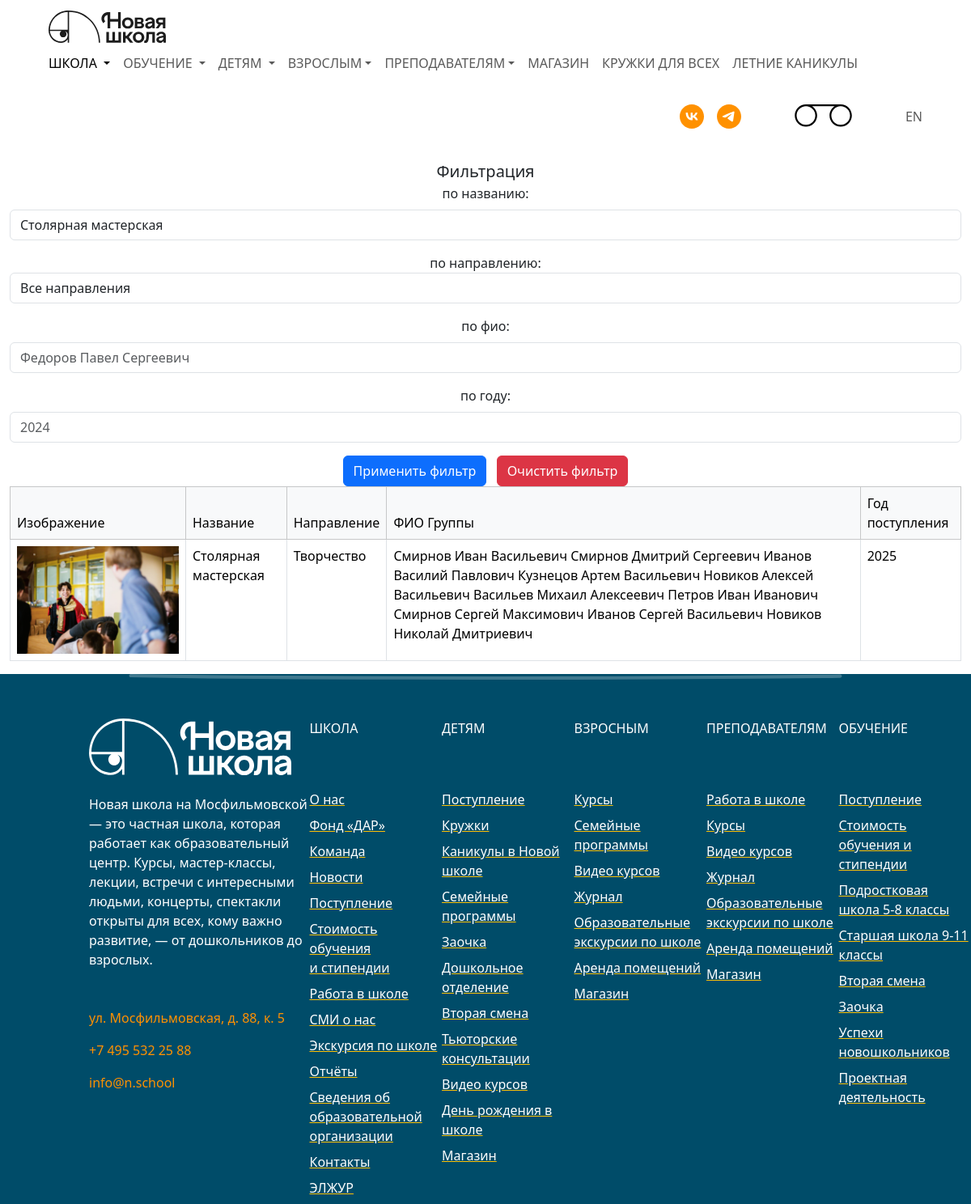
Screenshot of /groups.php?name=Столярная мастерская with the database file from the repository.
### tables this page shows
CREATE TABLE `groups` (
                          `id` bigint(20) unsigned NOT NULL AUTO_INCREMENT,
                          `group_photo` varchar(255) DEFAULT NULL,
                          `name` varchar(255) DEFAULT NULL,
                          `FIO_group` varchar(255) DEFAULT NULL,
                          `major_id` bigint(20) unsigned DEFAULT NULL,
                          `year_of_entry` year(4) DEFAULT NULL,
                          PRIMARY KEY (`id`),
                          KEY `groups_majors_id_fk` (`major_id`),
                          CONSTRAINT `groups_majors_id_fk` FOREIGN KEY (`major_id`) REFERENCES `majors` (`id`)
);

CREATE TABLE `majors` (
                          `id` bigint(20) unsigned NOT NULL AUTO_INCREMENT,
                          `name` varchar(255) DEFAULT NULL,
                          PRIMARY KEY (`id`)
);

### groups_logic.php (called while the page is built, shortened)
<?php
$host = '127.0.0.1';
$dbname = 'LR2';
$username = 'root';
$password = '';
try {
    $conn = new PDO("mysql:host=$host;dbname=$dbname;charset=utf8", $username, $password);
    $conn->setAttribute(PDO::ATTR_ERRMODE, PDO::ERRMODE_EXCEPTION);
    $min_year = $conn->query("SELECT min(year_of_entry) from groups")->fetchColumn();
    $max_year = $conn->query("SELECT max(year_of_entry) from groups")->fetchColumn();
    $whereConditions = [];
    $params = [];
    if (!empty($_GET['name'])) {
        $whereConditions[] = 'groups.name LIKE :name';
        $params[':name'] = '%' . $_GET['name'] . '%';
    }
    $query = 'SELECT groups.group_photo, groups.name, majors.name AS majors_name, groups.FIO_group, groups.year_of_entry FROM groups INNER JOIN majors ON groups.major_id = majors.id'
        . (!empty($whereConditions) ? ' WHERE ' . implode(' AND ', $whereConditions) : '');
    $stmt = $conn->prepare($query);
    $stmt->execute($params);
    $groupItems = $stmt->fetchAll(PDO::FETCH_ASSOC);
} catch (PDOException $e) {
    die('Database connection failed: ' . $e->getMessage());
}

### groups.php (the view, shortened to what this page needs)
<?php
require_once "groups_logic.php";
require_once "header.php";
?>
<div class="container-fluid" style="width: 1200px">
    <form method="get" action="groups.php" class="text-center align-items-center justify-content-center">
        <label class="fs-5">Фильтрация</label>
        <div class="mb-3">
            <label for="name" class="form-label">по названию:</label>
            <input type="text" id="name" name="name" placeholder="Гитара" class="form-control me-2"
                   value="<?php echo isset($_GET['name']) ? htmlspecialchars($_GET['name']) : ''; ?>">
        </div>
        <div class="mb-3">
            <label for="major">по направлению:</label>
            <select name="major" class="form-control" id="major">
                <option value=""
                    <?php echo (!(isset($_GET['major'])) || $_GET['major'] === '') ? 'selected' : ''; ?>>
                    Все направления
                </option>
            </select>
        </div>
        <div class="mb-3">
            <label for="fio" class="form-label">по фио:</label>
            <input type="text" id="fio" name="fio" placeholder="Федоров Павел Сергеевич" class="form-control me-2"
                   value="<?php echo isset($_GET['fio']) ? htmlspecialchars($_GET['fio']) : ''; ?>">
        </div>
        <div class="mb-3">
            <label for="year" class="form-label">по году:</label>
            <input type="number" id="year" name="year" placeholder="2024" class="form-control me-2" min="<?php echo htmlspecialchars($min_year)?>" max="<?php echo htmlspecialchars($max_year)?>"
                   value="<?php echo isset($_GET['year']) ? htmlspecialchars($_GET['year']) : ''; ?>">
        </div>
        <input type="submit" value="Применить фильтр" class="btn btn-primary me-2">
        <input type="submit" name="clearFilter" value="Очистить фильтр" class="btn btn-danger">
    </form>
    <table class="table table-bordered">
        <thead>
        <tr class="table-light">
            <th scope="col" class="fw-medium">Изображение</th>
            <th scope="col" class="fw-medium">Название</th>
            <th scope="col" class="fw-medium">Направление</th>
            <th scope="col" class="fw-medium">ФИО Группы</th>
            <th scope="col" class="fw-medium">Год поступления</th>
        </tr>
        </thead>
        <tbody>
        <?php if (!empty($groupItems)): ?>
            <?php foreach ($groupItems as $row): ?>
                <tr>
                    <th scope="row">
                        <img src="group_photos/<?php echo htmlspecialchars($row['group_photo']); ?>"
                             style="max-width: 200px;" alt="фото группы">
                    </th>
                    <td class="fw-light"><?php echo htmlspecialchars($row['name']); ?></td>
                    <td class="fw-light"><?php echo htmlspecialchars($row['majors_name']); ?></td>
                    <td class="fw-light"><?php echo htmlspecialchars($row['FIO_group']); ?></td>
                    <td class="fw-light"><?php echo htmlspecialchars($row['year_of_entry']); ?></td>
                </tr>
            <?php endforeach; ?>
        <?php else: ?>
            <tr>
                <td colspan="5">Нет данных</td>
            </tr>
        <?php endif; ?>
        </tbody>
    </table>
</div>
<?php
require_once "footer.php";
?>

### header.php (shortened to what this page needs)
<!doctype html>
<html lang="en">
<head>
    <link rel="stylesheet" href="bootstrap/bootstrap.css">
</head>
<body>
<header>
    <nav class="navbar">
        <div class="container-fluid mx-5">
            <a class="navbar-brand" href="#">
                <img src="public/logo.svg" alt="лого" class="img-fluid" style="height: 40px;">
            </a>
            <ul class="navbar-nav d-flex flex-row align-items-center me-auto gap-3">
                <li class="nav-item dropdown">
                    <a class="nav-link active dropdown-toggle" href="#" role="button" data-bs-toggle="dropdown"
                       aria-expanded="false">
                        ШКОЛА
                    </a>
                </li>
                <li class="nav-item dropdown">
                    <a class="nav-link dropdown-toggle" href="#" role="button" data-bs-toggle="dropdown"
                       aria-expanded="false">
                        ОБУЧЕНИЕ
                    </a>
                </li>
                <li class="nav-item dropdown">
                    <a class="nav-link dropdown-toggle" href="#" role="button" data-bs-toggle="dropdown"
                       aria-expanded="false">
                        ДЕТЯМ
                    </a>
                </li>
                <li class="nav-item dropdown">
                    <a class="nav-link dropdown-toggle" href="#" role="button" data-bs-toggle="dropdown"
                       aria-expanded="false">ВЗРОСЛЫМ</a>
                </li>
                <li class="nav-item dropdown">
                    <a class="nav-link dropdown-toggle" href="#" role="button" data-bs-toggle="dropdown"
                       aria-expanded="false">ПРЕПОДАВАТЕЛЯМ</a>
                </li>
                <li class="nav-item">
                    <a class="nav-link" href="#">МАГАЗИН</a>
                </li>
                <li class="nav-item">
                    <a class="nav-link" href="#">КРУЖКИ ДЛЯ ВСЕХ</a>
                </li>
                <li class="nav-item">
                    <a class="nav-link" href="#">ЛЕТНИЕ КАНИКУЛЫ</a>
                </li>
            </ul>
            <ul class="navbar-nav d-flex flex-row align-items-center ms-auto gap-3">
                <li class="nav-item">
                    <a class="nav-link" href="#"><img src="public/vk-logo.svg" alt="vk-logo"></a>
                </li>
                <li class="nav-item">
                    <a class="nav-link" href="#"><img src="public/tg-logo.svg" alt="tg-logo"></a>
                </li>
                <li class="nav-item mx-5">
                    <a class="nav-link" href="#"><img style="height: 75px" src="public/glaz.svg" alt="ВЕРСИЯ ДЛЯ СЛАБОВИДЯЩИХ" title="ВЕРСИЯ ДЛЯ СЛАБОВИДЯЩИХ"></a>
                </li>
                <li class="nav-item">
                    <a class="nav-link" href="#">EN</a>
                </li>
            </ul>
        </div>
    </nav>
</header>

### footer.php (shortened to what this page needs)
<footer style="background:#004c69;">
    <div class="container-fluid ">
        <div class="d-flex justify-content-center">
            <img src="public/hr.svg" alt="" class="opacity-25 mb-5" style="width: 75%;">
        </div>
        <div class="row offset-1 text-white">
            <div class="col-3 pe-0 ps-0">
                <img src="public/logo-white.svg" alt="лого" class="img-fluid mb-4" style="width: 250px;">
                <p class="mb-5">
                    Новая школа на Мосфильмовской — это частная школа, которая работает как образовательный центр.
                    Курсы, мастер-классы, лекции, встречи с интересными людьми, концерты, спектакли открыты для всех,
                    кому важно развитие, — от дошкольников до взрослых.
                </p>
                <p style="color: #ff9100">ул. Мосфильмовская, д. 88, к. 5</p>
                <p>
                    <a class="text-decoration-none" style="color: #ff9100" href="tel: +7 495 532 25 88">+7 495 532 25 88</a>
                </p>
                <p>
                    <a class="text-decoration-none" style="color: #ff9100" href="mailto:info@n.school">info@n.school</a>
                </p>
            </div>
            <div class="col pe-0 ps-0">
                <p class="mb-5">ШКОЛА</p>
                <a href="#" class="text-white link-underline-warning d-block mb-2 pt-3">О нас</a>
                <a href="#" class="text-white link-underline-warning d-block mb-2">Фонд «ДАР»</a>
                <a href="#" class="text-white link-underline-warning d-block mb-2">Команда</a>
                <a href="#" class="text-white link-underline-warning d-block mb-2">Новости</a>
                <a href="#" class="text-white link-underline-warning d-block mb-2">Поступление</a>
                <a href="#" class="text-white link-underline-warning d-block mb-2">Стоимость обучения<br>и стипендии</a>
                <a href="#" class="text-white link-underline-warning d-block mb-2">Работа в школе</a>
                <a href="#" class="text-white link-underline-warning d-block mb-2">СМИ о нас</a>
                <a href="#" class="text-white link-underline-warning d-block mb-2">Экскурсия по школе</a>
                <a href="#" class="text-white link-underline-warning d-block mb-2">Отчёты</a>
                <a href="#" class="text-white link-underline-warning d-block mb-2">Сведения об<br>образовательной<br>организации</a>
                <a href="#" class="text-white link-underline-warning d-block mb-2">Контакты</a>
                <a href="#" class="text-white link-underline-warning d-block mb-2">ЭЛЖУР</a>
            </div>
            <div class="col pe-0 ps-0">
                <p class="mb-5">ДЕТЯМ</p>
                <a href="#" class="text-white link-underline-warning d-block mb-2 pt-3">Поступление</a>
                <a href="#" class="text-white link-underline-warning d-block mb-2">Кружки</a>
                <a href="#" class="text-white link-underline-warning d-block mb-2">Каникулы в Новой школе</a>
                <a href="#" class="text-white link-underline-warning d-block mb-2">Семейные программы</a>
                <a href="#" class="text-white link-underline-warning d-block mb-2">Заочка</a>
                <a href="#" class="text-white link-underline-warning d-block mb-2">Дошкольное отделение</a>
                <a href="#" class="text-white link-underline-warning d-block mb-2">Вторая смена</a>
                <a href="#" class="text-white link-underline-warning d-block mb-2">Тьюторские консультации</a>
                <a href="#" class="text-white link-underline-warning d-block mb-2">Видео курсов</a>
                <a href="#" class="text-white link-underline-warning d-block mb-2">День рождения в школе</a>
                <a href="#" class="text-white link-underline-warning d-block mb-2">Магазин</a>
            </div>
            <div class="col pe-0 ps-0">
                <p class="mb-5">ВЗРОСНЫМ</p>
                <a href="#" class="text-white link-underline-warning d-block mb-2 pt-3">Курсы</a>
                <a href="#" class="text-white link-underline-warning d-block mb-2">Семейные программы</a>
                <a href="#" class="text-white link-underline-warning d-block mb-2">Видео курсов</a>
                <a href="#" class="text-white link-underline-warning d-block mb-2">Журнал</a>
                <a href="#" class="text-white link-underline-warning d-block mb-2">Образовательные<br>экскурсии по школе</a>
                <a href="#" class="text-white link-underline-warning d-block mb-2">Аренда помещений</a>
                <a href="#" class="text-white link-underline-warning d-block mb-2">Магазин</a>
            </div>
            <div class="col pe-0 ps-0">
                <p class="mb-5">ПРЕПОДАВАТЕЛЯМ</p>
                <a href="#" class="text-white link-underline-warning d-block mb-2 pt-3">Работа в школе</a>
                <a href="#" class="text-white link-underline-warning d-block mb-2">Курсы</a>
                <a href="#" class="text-white link-underline-warning d-block mb-2">Видео курсов</a>
                <a href="#" class="text-white link-underline-warning d-block mb-2">Журнал</a>
                <a href="#" class="text-white link-underline-warning d-block mb-2">Образовательные<br>экскурсии по школе</a>
                <a href="#" class="text-white link-underline-warning d-block mb-2">Аренда помещений</a>
                <a href="#" class="text-white link-underline-warning d-block mb-2">Магазин</a>
            </div>
            <div class="col pe-0 ps-0">
                <p class="mb-5">ОБУЧЕНИЕ</p>
                <a href="#" class="text-white link-underline-warning d-block mb-2 pt-3">Поступление</a>
                <a href="#" class="text-white link-underline-warning d-block mb-2">Стоимость обучения и стипендии</a>
                <a href="#" class="text-white link-underline-warning d-block mb-2">Подростковая школа 5-8 классы
                </a>
                <a href="#" class="text-white link-underline-warning d-block mb-2">Старшая школа 9-11 классы
                </a>
                <a href="#" class="text-white link-underline-warning d-block mb-2">Вторая смена</a>
                <a href="#" class="text-white link-underline-warning d-block mb-2">Заочка</a>
                <a href="#" class="text-white link-underline-warning d-block mb-2">Успехи новошкольников</a>
                <a href="#" class="text-white link-underline-warning d-block mb-2">Проектная деятельность</a>
            </div>
        </div>
    </div>
</footer>
</body>
</html>

### rows the page displays
groups: group_photo (picture), name "Столярная мастерская", major.name "Творчество", FIO_group "Смирнов Иван Васильевич Смирнов Дмитрий Сергеевич Иванов Василий Павлович Кузнецов Артем Васильевич Новиков Алексей Васильевич Васильев Михаил Алексеевич Петров Иван Иванович Смирнов Сергей Максимович Иванов Сергей Васильевич Новиков Николай Дмитриевич", year_of_entry "2025"
